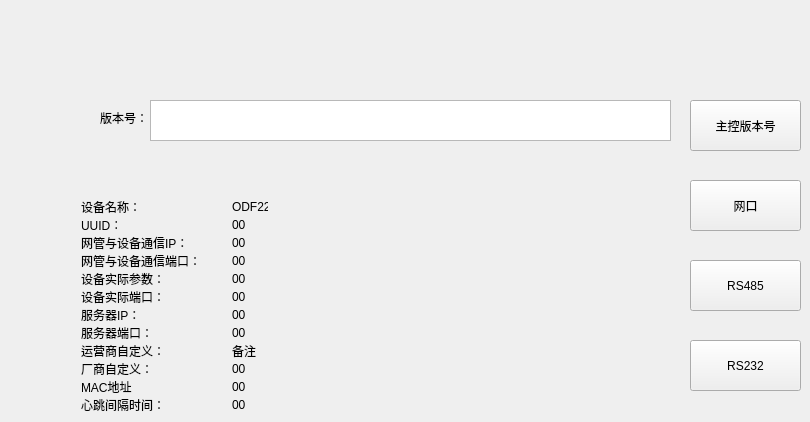
   <widget class="QWidget" name="tab_4">
    <attribute name="title">
     <string>ODF主控</string>
    </attribute>
    <widget class="QPushButton" name="pushButton_4">
     <property name="geometry">
      <rect>
       <x>690</x>
       <y>260</y>
       <width>111</width>
       <height>51</height>
      </rect>
     </property>
     <property name="text">
      <string>RS485</string>
     </property>
    </widget>
    <widget class="QPushButton" name="pushButton_23">
     <property name="geometry">
      <rect>
       <x>690</x>
       <y>180</y>
       <width>111</width>
       <height>51</height>
      </rect>
     </property>
     <property name="text">
      <string>网口</string>
     </property>
    </widget>
    <widget class="QPushButton" name="pushButton_24">
     <property name="geometry">
      <rect>
       <x>690</x>
       <y>340</y>
       <width>111</width>
       <height>51</height>
      </rect>
     </property>
     <property name="text">
      <string>RS232</string>
     </property>
    </widget>
    <widget class="QTextEdit" name="textEdit_34">
     <property name="geometry">
      <rect>
       <x>150</x>
       <y>100</y>
       <width>521</width>
       <height>41</height>
      </rect>
     </property>
    </widget>
    <widget class="QLabel" name="label_34">
     <property name="geometry">
      <rect>
       <x>100</x>
       <y>110</y>
       <width>48</width>
       <height>16</height>
      </rect>
     </property>
     <property name="text">
      <string>版本号：</string>
     </property>
    </widget>
    <widget class="QPushButton" name="pushButton_25">
     <property name="geometry">
      <rect>
       <x>690</x>
       <y>100</y>
       <width>111</width>
       <height>51</height>
      </rect>
     </property>
     <property name="text">
      <string>主控版本号</string>
     </property>
    </widget>
    <widget class="QLabel" name="label_35">
     <property name="geometry">
      <rect>
       <x>81</x>
       <y>199</y>
       <width>60</width>
       <height>16</height>
      </rect>
     </property>
     <property name="text">
      <string>设备名称：</string>
     </property>
    </widget>
    <widget class="QLabel" name="label_36">
     <property name="geometry">
      <rect>
       <x>81</x>
       <y>217</y>
       <width>36</width>
       <height>16</height>
      </rect>
     </property>
     <property name="text">
      <string>UUID：</string>
     </property>
    </widget>
    <widget class="QLabel" name="label_37">
     <property name="geometry">
      <rect>
       <x>81</x>
       <y>235</y>
       <width>108</width>
       <height>16</height>
      </rect>
     </property>
     <property name="text">
      <string>网管与设备通信IP：</string>
     </property>
    </widget>
    <widget class="QLabel" name="label_38">
     <property name="geometry">
      <rect>
       <x>81</x>
       <y>253</y>
       <width>120</width>
       <height>16</height>
      </rect>
     </property>
     <property name="text">
      <string>网管与设备通信端口：</string>
     </property>
    </widget>
    <widget class="QLabel" name="label_39">
     <property name="geometry">
      <rect>
       <x>81</x>
       <y>271</y>
       <width>84</width>
       <height>16</height>
      </rect>
     </property>
     <property name="text">
      <string>设备实际参数：</string>
     </property>
    </widget>
    <widget class="QLabel" name="label_40">
     <property name="geometry">
      <rect>
       <x>81</x>
       <y>289</y>
       <width>84</width>
       <height>16</height>
      </rect>
     </property>
     <property name="text">
      <string>设备实际端口：</string>
     </property>
    </widget>
    <widget class="QLabel" name="label_41">
     <property name="geometry">
      <rect>
       <x>81</x>
       <y>307</y>
       <width>60</width>
       <height>16</height>
      </rect>
     </property>
     <property name="text">
      <string>服务器IP：</string>
     </property>
    </widget>
    <widget class="QLabel" name="label_42">
     <property name="geometry">
      <rect>
       <x>81</x>
       <y>325</y>
       <width>72</width>
       <height>16</height>
      </rect>
     </property>
     <property name="text">
      <string>服务器端口：</string>
     </property>
    </widget>
    <widget class="QLabel" name="label_43">
     <property name="geometry">
      <rect>
       <x>81</x>
       <y>343</y>
       <width>90</width>
       <height>16</height>
      </rect>
     </property>
     <property name="text">
      <string>运营商自定义： </string>
     </property>
    </widget>
    <widget class="QLabel" name="label_44">
     <property name="geometry">
      <rect>
       <x>81</x>
       <y>361</y>
       <width>72</width>
       <height>16</height>
      </rect>
     </property>
     <property name="text">
      <string>厂商自定义：</string>
     </property>
    </widget>
    <widget class="QLabel" name="label_45">
     <property name="geometry">
      <rect>
       <x>81</x>
       <y>379</y>
       <width>54</width>
       <height>16</height>
      </rect>
     </property>
     <property name="text">
      <string>MAC地址：</string>
     </property>
    </widget>
    <widget class="QLabel" name="label_46">
     <property name="geometry">
      <rect>
       <x>81</x>
       <y>397</y>
       <width>84</width>
       <height>16</height>
      </rect>
     </property>
     <property name="text">
      <string>心跳间隔时间：</string>
     </property>
    </widget>
    <widget class="QLabel" name="label_24">
     <property name="geometry">
      <rect>
       <x>232</x>
       <y>199</y>
       <width>36</width>
       <height>16</height>
      </rect>
     </property>
     <property name="text">
      <string>ODF221</string>
     </property>
    </widget>
    <widget class="QLabel" name="label_47">
     <property name="geometry">
      <rect>
       <x>232</x>
       <y>217</y>
       <width>16</width>
       <height>16</height>
      </rect>
     </property>
     <property name="text">
      <string>00</string>
     </property>
    </widget>
    <widget class="QLabel" name="label_48">
     <property name="geometry">
      <rect>
       <x>232</x>
       <y>235</y>
       <width>16</width>
       <height>16</height>
      </rect>
     </property>
     <property name="text">
      <string>00</string>
     </property>
    </widget>
    <widget class="QLabel" name="label_49">
     <property name="geometry">
      <rect>
       <x>232</x>
       <y>253</y>
       <width>16</width>
       <height>16</height>
      </rect>
     </property>
     <property name="text">
      <string>00</string>
     </property>
    </widget>
    <widget class="QLabel" name="label_50">
     <property name="geometry">
      <rect>
       <x>232</x>
       <y>271</y>
       <width>16</width>
       <height>16</height>
      </rect>
     </property>
     <property name="text">
      <string>00</string>
     </property>
    </widget>
    <widget class="QLabel" name="label_51">
     <property name="geometry">
      <rect>
       <x>232</x>
       <y>289</y>
       <width>16</width>
       <height>16</height>
      </rect>
     </property>
     <property name="text">
      <string>00</string>
     </property>
    </widget>
    <widget class="QLabel" name="label_52">
     <property name="geometry">
      <rect>
       <x>232</x>
       <y>307</y>
       <width>16</width>
       <height>16</height>
      </rect>
     </property>
     <property name="text">
      <string>00</string>
     </property>
    </widget>
    <widget class="QLabel" name="label_53">
     <property name="geometry">
      <rect>
       <x>232</x>
       <y>325</y>
       <width>16</width>
       <height>16</height>
      </rect>
     </property>
     <property name="text">
      <string>00</string>
     </property>
    </widget>
    <widget class="QLabel" name="label_54">
     <property name="geometry">
      <rect>
       <x>232</x>
       <y>343</y>
       <width>24</width>
       <height>16</height>
      </rect>
     </property>
     <property name="text">
      <string>备注</string>
     </property>
    </widget>
    <widget class="QLabel" name="label_55">
     <property name="geometry">
      <rect>
       <x>232</x>
       <y>361</y>
       <width>16</width>
       <height>16</height>
      </rect>
     </property>
     <property name="text">
      <string>00</string>
     </property>
    </widget>
    <widget class="QLabel" name="label_56">
     <property name="geometry">
      <rect>
       <x>232</x>
       <y>379</y>
       <width>16</width>
       <height>16</height>
      </rect>
     </property>
     <property name="text">
      <string>00</string>
     </property>
    </widget>
    <widget class="QLabel" name="label_57">
     <property name="geometry">
      <rect>
       <x>232</x>
       <y>397</y>
       <width>16</width>
       <height>16</height>
      </rect>
     </property>
     <property name="text">
      <string>00</string>
     </property>
    </widget>
   </widget>
